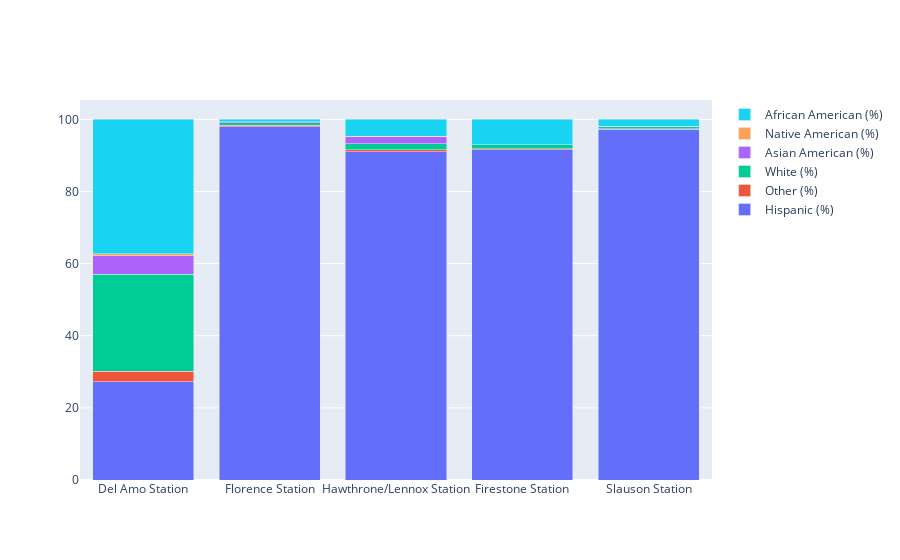

The notebook cell saved with this chart:
### Code cell
import plotly.graph_objects as go

x= ['Del Amo Station', 'Firestone Station', 'Florence Station', 'Slauson Station','Hawthrone/Lennox Station']
fig = go.Figure(go.Bar(x=x, y=[27.2,91.6,98.0, 97.3,91.0], name='Hispanic (%)'))
fig.add_trace(go.Bar(x=x, y=[2.9, 0.3, 0.4, 0.1 , 0.6], name='Other (%)'))
fig.add_trace(go.Bar(x=x, y=[26.9, 1.0, 0.7, 0.6 ,1.7], name='White (%)'))
fig.add_trace(go.Bar(x=x, y=[5.2, 0.1 , 0.2, 0.1,1.9], name='Asian American (%)'))
fig.add_trace(go.Bar(x=x, y=[0.6, 0.0, 0.1,0.0,0.1], name='Native American (%)'))
fig.add_trace(go.Bar(x=x, y=[37.3, 7.0, 0.6, 1.9,4.7], name='African American (%)'))
fig.update_layout(barmode='stack', xaxis={'categoryorder':'total descending'})
fig.show()

### Figure 1 — Plotly figure (JSON) as saved in the notebook; plotly's stock layout.template omitted (floating-point values rounded to 4 significant figures)
{"data": [{"name": "Hispanic (%)", "type": "bar", "x": ["Del Amo Station", "Firestone Station", "Florence Station", "Slauson Station", "Hawthrone/Lennox Station"], "y": [27.2, 91.6, 98, 97.3, 91]}, {"name": "Other (%)", "type": "bar", "x": ["Del Amo Station", "Firestone Station", "Florence Station", "Slauson Station", "Hawthrone/Lennox Station"], "y": [2.9, 0.3, 0.4, 0.1, 0.6]}, {"name": "White (%)", "type": "bar", "x": ["Del Amo Station", "Firestone Station", "Florence Station", "Slauson Station", "Hawthrone/Lennox Station"], "y": [26.9, 1, 0.7, 0.6, 1.7]}, {"name": "Asian American (%)", "type": "bar", "x": ["Del Amo Station", "Firestone Station", "Florence Station", "Slauson Station", "Hawthrone/Lennox Station"], "y": [5.2, 0.1, 0.2, 0.1, 1.9]}, {"name": "Native American (%)", "type": "bar", "x": ["Del Amo Station", "Firestone Station", "Florence Station", "Slauson Station", "Hawthrone/Lennox Station"], "y": [0.6, 0, 0.1, 0, 0.1]}, {"name": "African American (%)", "type": "bar", "x": ["Del Amo Station", "Firestone Station", "Florence Station", "Slauson Station", "Hawthrone/Lennox Station"], "y": [37.3, 7, 0.6, 1.9, 4.7]}], "layout": {"autosize": true, "barmode": "stack", "xaxis": {"autorange": true, "categoryorder": "total descending", "range": [-0.5, 4.5], "type": "category"}, "yaxis": {"autorange": true, "range": [0, 105.4], "type": "linear"}}}
